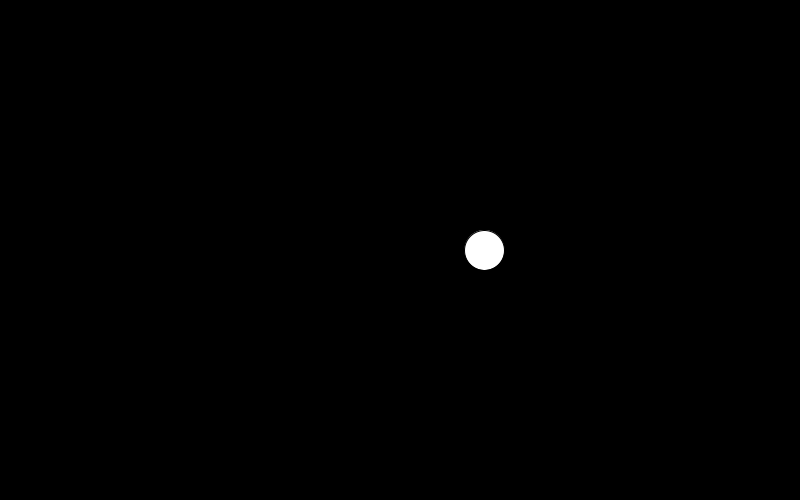
Frame 1 (no input)
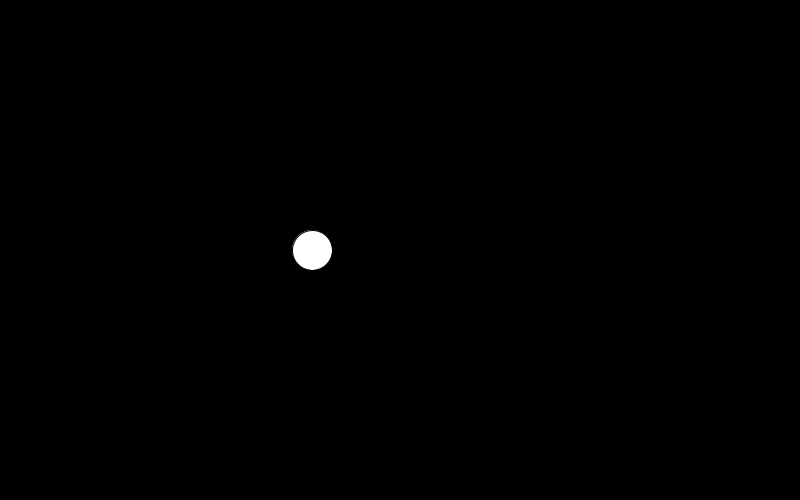
Frame 60 (the mouse pressed at the canvas centre just before this capture)
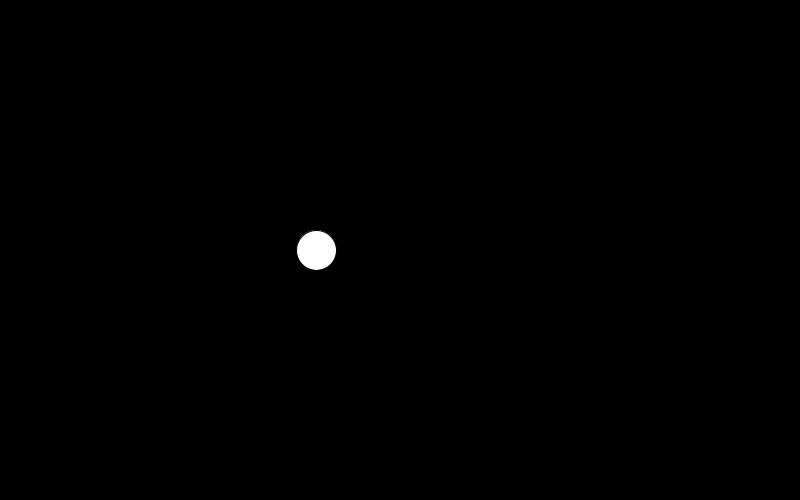
Frame 120 (the mouse held since frame 60 and released just before this capture)

The Processing sketch that drew these frames (run headless with seeded random() and noise(); from frame 60 on, the mouse is pressed at the canvas centre):

// Processing sketch: PerlinMovement
// ── PerlinMovement.pde
float t = 0;

void setup()
{
   size(800,500);
}

void draw()
{
  background(0);
  fill(255);
  t = t + 0.01;
  
  float x = noise(t);
  x = map(x,0,1,0,width);
  ellipse(x,height/2,40,40);
}
